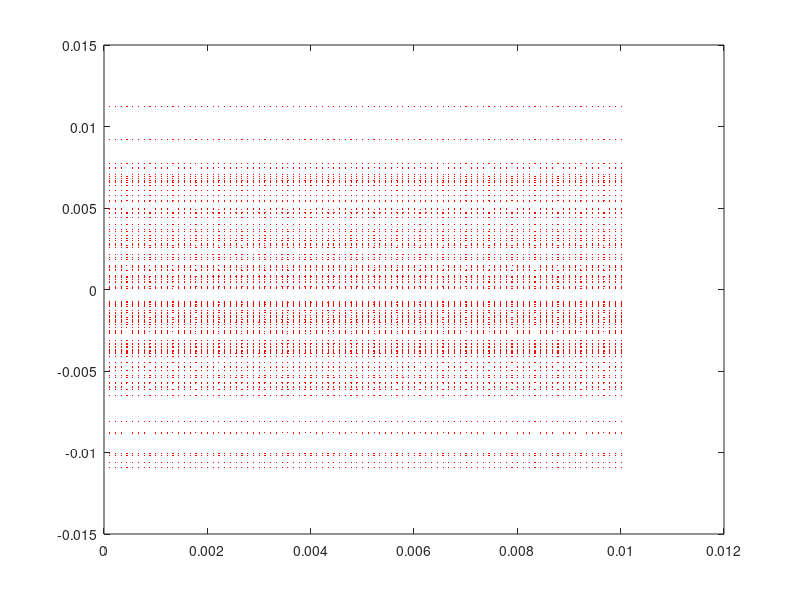

Recreate this plot in MATLAB. (Note: this script raises an error after producing the figure.)
clc
clear

%constant-------------------
c=3e8;
h=6.626e-34;%J s
epsilon0=8.854e-12;%F m-1
me=0.510998918e6;%eV/c2
Avo=6.022e23;%mol-1
re=2.82e-15;%m

%Particle proton-----------------
pmass=0.938272e9;%eV/c^2
zin=1;
    
%Material Cu------------------------
%Energy range 0 to 72MeV
%Cu63 75% Cu65 25%
%*Notice: the parameters below is only valid for Cu*
Z=29;
A=63.546;
rho=8.96;%g/cm^3

X0=12.86/rho/100;%m
I=10*Z;%eV
n=rho/A*Avo;%Atoms/cm^3


%particle number and steps-------------
mparticle=100;
step=1500;
deltat=1e-12;%s
%when a particle is lost, loss(i)=1. rec is used for record particle at a
%fixed position
loss=zeros(1,mparticle);
rec=zeros(1,mparticle);


%Initialize=========================================
%xm records the x value of particles after each step

xm=zeros(1,mparticle);
pxm=zeros(1,mparticle);
ym=zeros(1,mparticle);
pym=zeros(1,mparticle);
zm=zeros(1,mparticle);
pzm=zeros(1,mparticle);
Em=zeros(1,mparticle);


for j=1:step
for i=1:mparticle
      if loss(i)==1
          continue
      end
    if j==1
    %Initial Beam
    x=normrnd(0,0.005);%m
    px=0;
    y=normrnd(0,0.005);%m
    py=0;
    z=0;
    pz=sqrt(1-px^2-py^2);%rad   
     E=72;
    p=sqrt((pmass+E*1e6)^2-pmass^2);%eV/c total
    gamma=(E*1e6+pmass)/pmass;
    beta=sqrt(1-(1/gamma^2));
     
    ptot=sqrt(px^2+py^2+pz^2); %rad
    
    deltas=deltat*beta*c;%m
    deltasrho=deltas*100*rho;%g/cm^2
  
    else
    x=xm(i);
    px=pxm(i);
    y=ym(i);
    py=pym(i);
    z=zm(i);
    pz=pzm(i);
    E=Em(i);

    p=sqrt((pmass+E*1e6)^2-(pmass)^2); %eV/c  
    gamma=(E*1e6+pmass)/pmass;
    beta=sqrt(1-(1/gamma^2)); 
    
    ptot=sqrt(px^2+py^2+pz^2);
    
    deltas=deltat*beta*c;%m
    deltasrho=deltas*100*rho;%g/cm^2

    end



%ellipse collimator
if(z>0.01&&z<0.1&&(x^2+y^2)<0.003^2&&sqrt(0.003^2-(x^2+y^2))<deltas)
    deltas=deltas/10;
       deltasrho=deltas*100*rho;%g/cm^2
end
if (z>0.01&&z<0.1&&(x^2+y^2)>0.003^2&&sqrt((x^2+y^2)-0.003^2)>1e-5)
    if (sqrt((x^2+y^2)-0.003^2)<deltas)
         deltas=deltas/10;
       deltasrho=deltas*100*rho;%g/cm^2
    end



    
%energy loss=================================================== 
K=0.307075;%MeV cm^2 mol-1
Tmax=2*me*beta^2*gamma^2/(1+2*gamma*me/pmass+(me/pmass)^2);%eV
dEdx=-K*zin^2*Z/(A*beta^2)*(1/2*log(2*me*beta^2*gamma^2*Tmax/I^2)-beta^2);%MeV g-1 cm^2
%Compared with the NIST table
%No need to consider density effect since it is not ultrarelativistic particles
delta_Eave=deltasrho*dEdx;
sigma_E=sqrt(4*pi*Avo*re^2*(me/1e6)^2*rho*Z/A*deltas*1e6); %MeV
delta_E=normrnd(delta_Eave,sigma_E);
E=E+delta_E;%MeV

if E<0.1
    loss(i)=1;
    continue
end
p=sqrt((pmass+E*1e6)^2-(pmass)^2); %eV/c
    gamma=(E*1e6+pmass)/pmass;
    beta=sqrt(1-(1/gamma^2));
ptot=1;
pz=sqrt(ptot^2-px^2-py^2);%rad


%multiple Coulomb scattering===================================
theta0=13.6e6/(beta*p)*zin*sqrt(deltas/X0)*(1+0.038*log(deltas/X0)); %rad *Notice log*
%x direction------------------------------
z1=normrnd(0,1);
z2=normrnd(0,1);
thetaplanex=z2*theta0;
while abs(thetaplanex)>3.5*theta0
    z1=normrnd(0,1);
    z2=normrnd(0,1);
    thetaplanex=z2*theta0;
end
xplane=z1*deltas*theta0/sqrt(12)+z2*deltas*theta0/2;
 [rotang,pxpar,pzpar] = rot(px,pz,thetaplanex);

 
 x=x+deltas*px/ptot+xplane*cos(rotang);
 z=z-xplane*sin(rotang);
 px=pxpar*cos(rotang)+pzpar*sin(rotang);
 pz=-pxpar*sin(rotang)+pzpar*cos(rotang);

P2=rand(1);
if P2<0.0047;
    pop=1;
    P3=rand(1);

     thetarux=2.5*sqrt(1/P3)*sqrt(2)*theta0;  
     P4=rand(1);    
    if P4>0.5
    thetarux=thetarux;
    else
    thetarux=-thetarux;
    end
    [rotang,pxpar,pzpar] = rot(px,pz,thetarux);

 
    
 px=pxpar*cos(rotang)+pzpar*sin(rotang);
 pz=-pxpar*sin(rotang)+pzpar*cos(rotang);
 end
%y direction------------------------------
z1=normrnd(0,1);
z2=normrnd(0,1);
thetaplaney=z2*theta0;
while abs(thetaplaney)>3.5*theta0
    z1=normrnd(0,1);
    z2=normrnd(0,1);
    thetaplaney=z2*theta0;
end
yplane=z1*deltas*theta0/sqrt(12)+z2*deltas*theta0/2;
 [rotang,pypar,pzpar] = rot(py,pz,thetaplaney);

 
 y=y+deltas*py/ptot+yplane*cos(rotang);
 z=z+deltas*pz/ptot-yplane*sin(rotang);
 py=pypar*cos(rotang)+pzpar*sin(rotang);
 pz=-pypar*sin(rotang)+pzpar*cos(rotang);

P2=rand(1);
if P2<0.0047;
    P3=rand(1);

     thetaruy=2.5*sqrt(1/P3)*sqrt(2)*theta0;  
     P4=rand(1);    
    if P4>0.5
    thetaruy=thetaruy;
    else
    thetaruy=-thetaruy;
    end
[rotang,pypar,pzpar] = rot(py,pz,thetaruy);

 
 py=pypar*cos(rotang)+pzpar*sin(rotang);
 pz=-pypar*sin(rotang)+pzpar*cos(rotang);

end


%==========================didn't hit on the collimator
else x=x+px/ptot*deltas;
     y=y+py/ptot*deltas;
     z=z+pz/ptot*deltas;
end
%============================For next step

xm(i)=x;
pxm(i)=px;
ym(i)=y;
pym(i)=py;
zm(i)=z;
pzm(i)=pz;
Em(i)=E;

end
plot(zm,ym,'r.','MarkerSize',1)
hold on
end